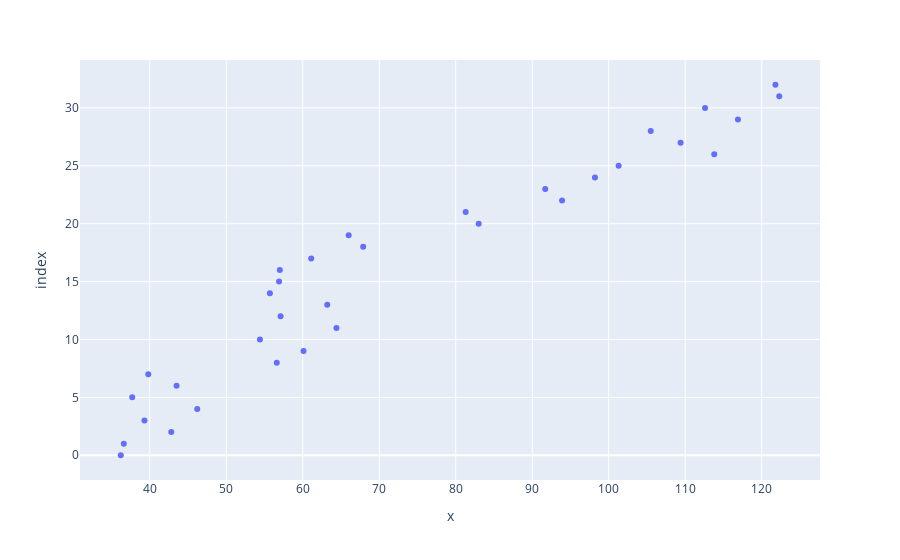

Notebook cell for this chart:
### Code cell
import plotly.express as px
fig = px.scatter(x, y)
fig.show()

### Figure 1 — Plotly figure (JSON) as saved in the notebook; plotly's stock layout.template omitted (floating-point values rounded to 4 significant figures)
{"data": [{"hovertemplate": "x=%{x}<br>index=%{y}<extra></extra>", "legendgroup": "", "marker": {"color": "#636efa", "symbol": "circle"}, "mode": "markers", "name": "", "orientation": "h", "showlegend": false, "type": "scatter", "x": [36.2, 36.6, 42.8, 39.3, 46.2, 37.7, 43.5, 39.8, 56.6, 60.1, 54.4, 64.4, 57.1, 63.2, 55.7, 56.9, 57, 61.1, 67.9, 66, 83, 81.3, 93.9, 91.7, 98.2, 101.3, 113.8, 109.4, 105.5, 116.9, 112.6, 122.3, 121.8], "xaxis": "x", "y": [0, 1, 2, 3, 4, 5, 6, 7, 8, 9, 10, 11, 12, 13, 14, 15, 16, 17, 18, 19, 20, 21, 22, 23, 24, 25, 26, 27, 28, 29, 30, 31, 32], "yaxis": "y"}], "layout": {"autosize": true, "legend": {"tracegroupgap": 0}, "margin": {"t": 60}, "xaxis": {"anchor": "y", "autorange": true, "domain": [0, 1], "range": [30.71, 127.8], "title": {"text": "x"}, "type": "linear"}, "yaxis": {"anchor": "x", "autorange": true, "domain": [0, 1], "range": [-2.478, 34.48], "title": {"text": "index"}, "type": "linear"}}}
